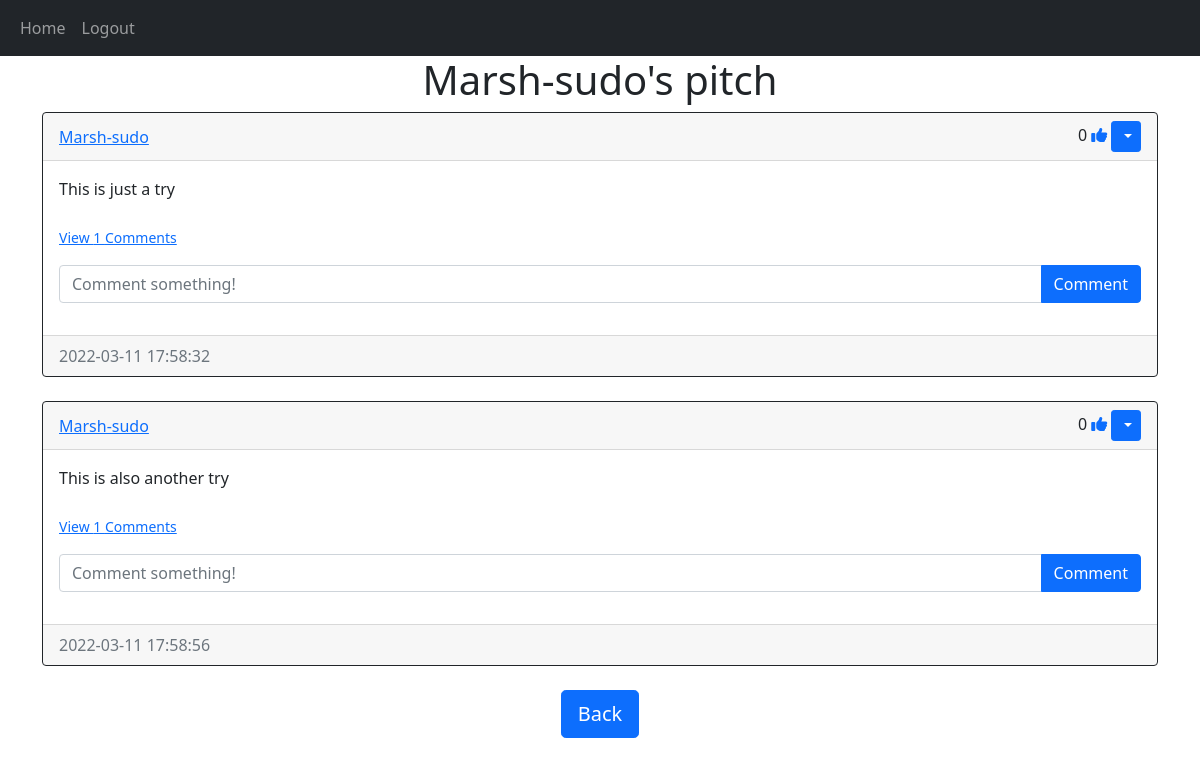
The app's page /pitches/Marsh-sudo (signed in), older data.
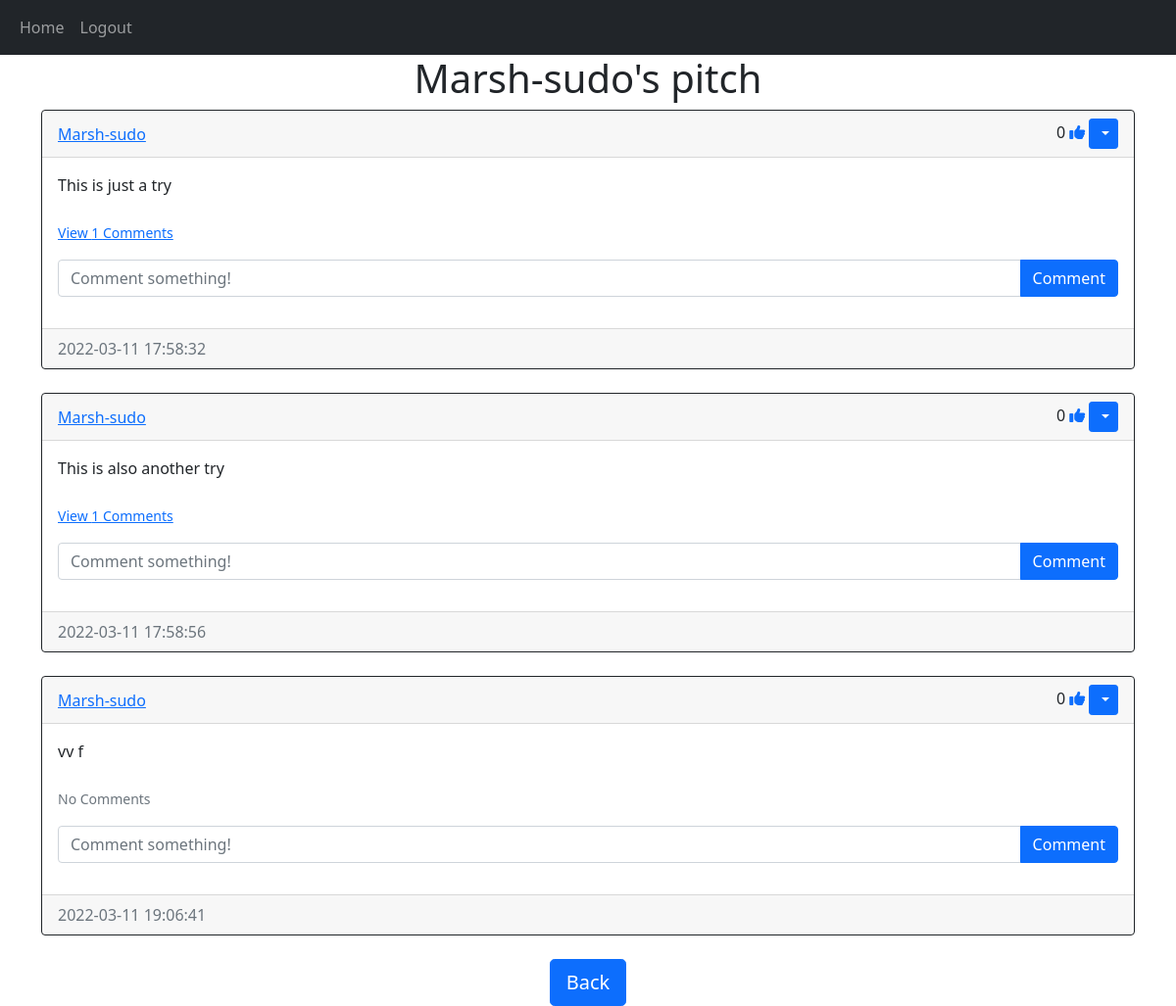
The same page, newer data.
### website/models.py (models this page shows)
class User(db.Model,UserMixin): #Inherits from db model and userMixin
    id=db.Column(db.Integer,primary_key=True)
    email=db.Column(db.String(150),unique=True) #prevent users with duplicate emails
    username=db.Column(db.String(150),unique=True)
    password=db.Column(db.String(150))
    date_created=db.Column(db.DateTime(timezone=True),default=func.now()) #if nothing is passed,by default the column will be filled by the current time
    pitches=db.relationship('Pitch', backref='user',passive_deletes=True)# backref to allow access to user model
    comments = db.relationship('Comment', backref='user', passive_deletes=True)
    likes = db.relationship('Like', backref='user', passive_deletes=True)

class Pitch(db.Model):
    id=db.Column(db.Integer,primary_key=True)
    text=db.Column(db.Text,nullable=False)
    date_created=db.Column(db.DateTime(timezone=True),default=func.now())
    author =db.Column(db.Integer,db.ForeignKey('user.id',ondelete='CASCADE'),nullable=False)
    comments = db.relationship('Comment', backref='pitch', passive_deletes=True)
    likes = db.relationship('Like', backref='pitch', passive_deletes=True)

### website/views.py (the view)
@views.route("/pitches/<username>")
@login_required
def pitches(username):
    user = User.query.filter_by(username=username).first()
    if not user:
        flash('No user with that username exists.', category='error')
        return redirect(url_for('views.home'))
    pitches=user.pitches
    return render_template("pitch.html", user=current_user, pitches=pitches, username=username)

### website/__init__.py (called while the page is built)
def create_app():
    app = Flask(__name__)
    app.config['SECRET_KEY'] = "helloworld"
    app.config['SQLALCHEMY_DATABASE_URI'] = f'sqlite:///{DB_NAME}'
    db.init_app(app)
    from .views import views
    from .auth import auth
    app.register_blueprint(views, url_prefix="/")
    app.register_blueprint(auth, url_prefix="/")
    from .models import Pitch, Comment,Like,User
    create_database(app)
    login_manager = LoginManager()
    login_manager.login_view = "auth.login"
    login_manager.init_app(app)
    @login_manager.user_loader
    def load_user(id):
        return User.query.get(int(id))
    return app

### website/templates/pitch.html (shortened to what this page needs)
{% extends "pitch_div.html" %}  {% block header %} {{username}}'s pitch {% endblock %} {% block footer %}
    <div align="center">
      <a href="/home"
        ><button type="button" class="btn btn-primary btn-lg">Back</button></a
      >
    </div>
    {% endblock %}

### website/templates/pitch_div.html (shortened to what this page needs)
{% extends "base.html" %}
{% block content %}
<h1 align="center" > {%  block header %} Pitches {% endblock %} </h1>
<div id="pitches">
{% for pitch in pitches %}
<div class="card border-dark">
   <div class="card-header d-flex justify-content-between align-items-center">
<a href="/pitches/{{pitch.user.username}}">{{pitch.user.username}}</a>
<div>
    {{pitch.likes|length}}
    {%  if true%}
    {%set icon_class="fas fa-thumbs-up"%}
    {%  else%}
    {%set icon_class="far fa-thumbs-up"%}
    {%  endif %}
    <a href="#"><i class="{{icon_class}}"></i></a>
    {% if user.id == pitch.author %}
<div class="btn-group">
<button type="button" class="btn btn-sm btn-primary dropdown-toggle" data-bs-toggle="dropdown">
</button>
</div>
{% endif %}
</div>
   </div>
<div class="card-body">
    <div class="card-text">
        {{pitch.text}}
</div>
<br>
  <p class="card-text">
    {% if pitch.comments|length > 0 %}
    <a data-bs-toggle="collapse" href="#comments-{{pitch.id}}" role="button">
      <small>View {{pitch.comments|length}} Comments</small>
    </a>
    {% else %}
    <small class="text-muted">No Comments</small>
    {% endif %}
  </p>
<form class="input-group mb-3"method="POST"action="/create-comment/{{pitch.id}}">
<input
  type="text" id="text"name="text"class="form-control"placeholder="Comment something!"/>
<button type="submit" class="btn btn-primary">Comment</button>
</form>
</div>
<div class="card-footer text-muted">
    {{pitch.date_created}}
</div>
</div>
<br >{% endfor %}
</div>
 {% block footer %}{% endblock %}
{% endblock %}

### website/templates/base.html (shortened to what this page needs)
<!DOCTYPE html>
<html lang="en">
<head>
<link href="https://cdn.jsdelivr.net/npm/bootstrap@5.1.3/dist/css/bootstrap.min.css" rel="stylesheet">
</head>
<body>
 <nav class="navbar navbar-expand-lg navbar-dark bg-dark">
  <div class="container-fluid">
    <div class="collapse navbar-collapse" id="navbar">
      <div class="navbar-nav">
        <a class="nav-item nav-link" href="/home">Home</a>
        {% if user.is_authenticated %}
        <a class="nav-item nav-link" href="/logout">Logout</a>
        {% else %}
        <a class="nav-item nav-link" href="/login">Login</a>
        <a class="nav-item nav-link" href="/sign-up">Sign Up</a>
        {% endif %}
      </div>
    </div>
  </div>
</nav>
  <div class="container">  {% block content %} {% endblock %} </div>
</body>
</html>

Row changes from the older to the newer data that the page shows:
added Pitch: user.username "Marsh-sudo", likes|length "0", text "vv f", shows "No Comments", date_created "2022-03-11 19:06:41"
